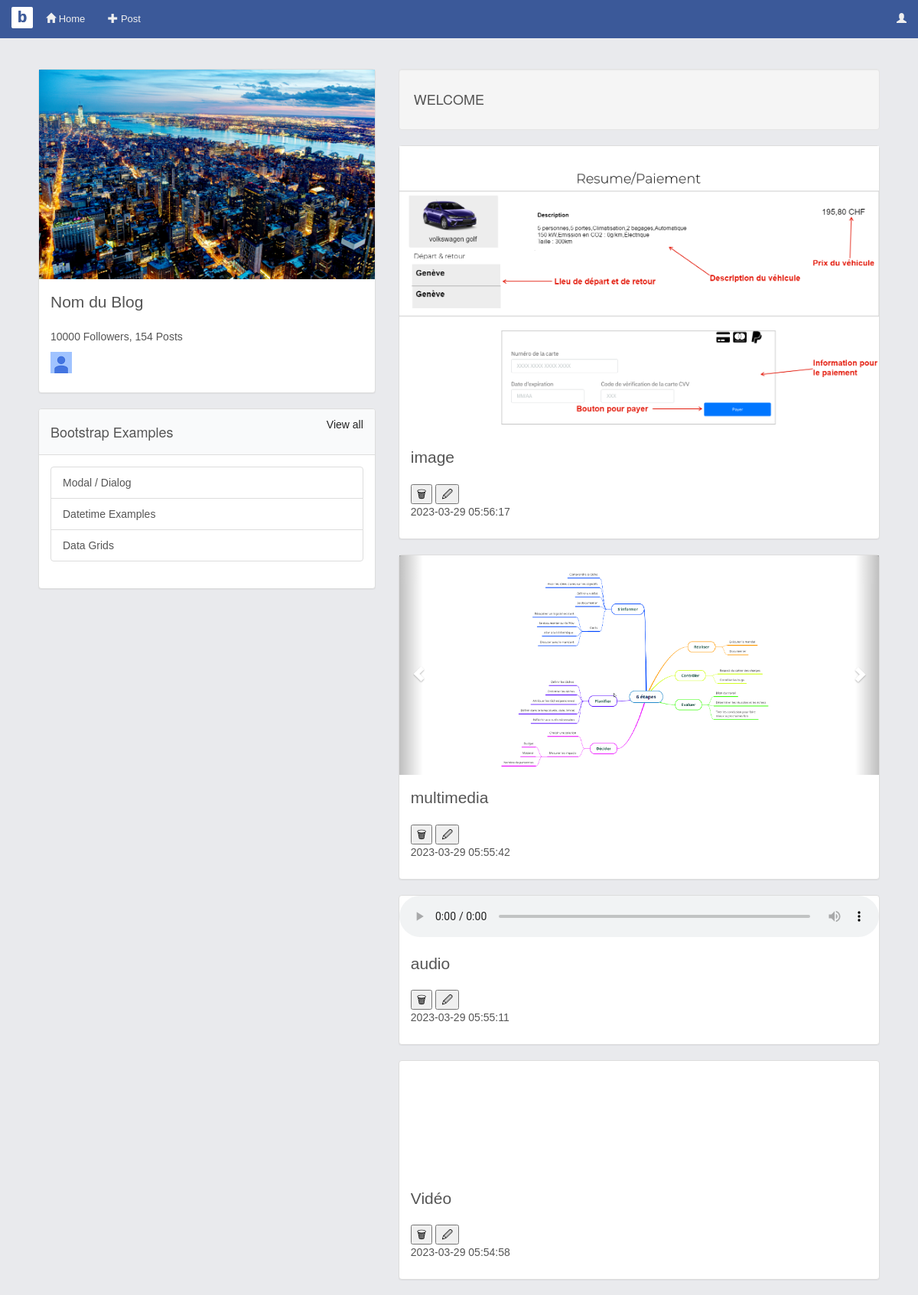
Page /Home.php on the committed database.
### tables this page shows
CREATE TABLE `POST` (
  `idPost` int(11) NOT NULL,
  `commentaire` text NOT NULL,
  `creationDate` timestamp NOT NULL DEFAULT current_timestamp(),
  `modificationDate` timestamp NOT NULL DEFAULT current_timestamp() ON UPDATE current_timestamp()
);

CREATE TABLE `MEDIA` (
  `idMedia` int(11) NOT NULL,
  `typeMedia` text NOT NULL,
  `nomMedia` text NOT NULL,
  `creationDate` timestamp NOT NULL DEFAULT current_timestamp() ON UPDATE current_timestamp(),
  `idPost` int(11) NOT NULL
);

### BDD.php (called while the page is built, shortened)
<?php
function getConnexion()
{
    static $myDb = null;
    if ($myDb === null) {
        try {
            $myDb = new PDO("mysql:host=" . DB_HOST . ";dbname=" . DB_NAME . ";charset=utf8", DB_USER, DB_PASSWORD);
            $myDb->setAttribute(PDO::ATTR_ERRMODE, PDO::ERRMODE_EXCEPTION);
            $myDb->setAttribute(PDO::ATTR_EMULATE_PREPARES, false);
        } catch (PDOException $e) {
            die("Erreur :" . $e->getMessage());
        }
    }
    return $myDb;
}
function SelectPost()
{
    $myDb = getConnexion();
    $sql = $myDb->prepare("SELECT POST.commentaire,POST.creationDate,POST.idPost from POST ORDER BY POST.creationDate DESC");
    $sql->execute();
    return $sql->fetchAll(PDO::FETCH_ASSOC);
}
function GetNumberOfMediaForAPost($idPost)
{
    $myDb = getConnexion();
    $sql = $myDb->prepare("SELECT COUNT(idMedia) FROM MEDIA,POST WHERE MEDIA.idPost=POST.idPost AND POST.idPost=? ");
    $sql->execute([$idPost]);
    return $sql->fetch(PDO::FETCH_NUM)[0];
}
function SelectMedia($idPost)
{
    $myDb = getConnexion();
    $sql = $myDb->prepare("SELECT MEDIA.idMedia,MEDIA.nomMedia,MEDIA.typeMedia,POST.idPost FROM MEDIA,POST WHERE MEDIA.idPost=POST.idPost AND POST.idPost=? ");
    $sql->execute([$idPost]);
    return $sql->fetchAll(PDO::FETCH_ASSOC);
}

### Home.php (the view, shortened to what this page needs)
<?php
require "./BDD.php";
$post = SelectPost();
$path = "./images/";
?>
<!DOCTYPE html>
<html lang="fr">
<head>
	<link href="assets/css/bootstrap.css" rel="stylesheet">
	<link href="assets/css/facebook.css" rel="stylesheet">
	<link href="//netdna.bootstrapcdn.com/font-awesome/3.2.1/css/font-awesome.css" rel="stylesheet">
	<link rel="stylesheet" href="https://cdnjs.cloudflare.com/ajax/libs/font-awesome/4.7.0/css/font-awesome.min.css">
</head>
<body>
	<div class="wrapper">
		<div class="box">
			<div class="row row-offcanvas row-offcanvas-left">
				<div class="column col-sm-10 col-xs-11" id="main" style="width: 100%;">
					<div class="navbar navbar-blue navbar-static-top">
						<div class="navbar-header">
							<a href="#" class="navbar-brand logo">b</a>
						</div>
						<nav class="collapse navbar-collapse" role="navigation">
							<ul class="nav navbar-nav">
								<li>
									<a href="#"><i class="glyphicon glyphicon-home"></i> Home</a>
								</li>
								<li>
									<a href="./Post.php" role="button" data-toggle="modal"><i class="glyphicon glyphicon-plus"></i> Post</a>
								</li>
							</ul>
							<ul class="nav navbar-nav navbar-right">
								<li class="dropdown">
									<a href="#" class="dropdown-toggle" data-toggle="dropdown"><i class="glyphicon glyphicon-user"></i></a>
								</li>
							</ul>
						</nav>
					</div>
					<div class="padding">
						<div class="full col-sm-9">
							<div class="row">
								<div class="col-sm-5">
									<div class="panel panel-default">
										<div class="panel-thumbnail"><img src="assets/img/profil.jpg" class="img-responsive"></div>
										<div class="panel-body">
											<p class="lead">Nom du Blog</p>
											<p>10000 Followers, 154 Posts</p>
											<p>
												<img src="assets/img/uFp_tsTJboUY7kue5XAsGAs28.png" height="28px" width="28px">
											</p>
										</div>
									</div>
									<div class="panel panel-default">
										<div class="panel-heading"><a href="#" class="pull-right">View all</a>
											<h4>Bootstrap Examples</h4>
										</div>
										<div class="panel-body">
											<div class="list-group">
												<a href="#" class="list-group-item">Modal / Dialog</a>
												<a href="#" class="list-group-item">Datetime Examples</a>
												<a href="#" class="list-group-item">Data Grids</a>
											</div>
										</div>
									</div>
								</div>
								<div class="col-sm-7">
									<div class="well">
										<form class="form">
											<h4>WELCOME</h4>
										</form>
									</div>
									<?php foreach ($post as $key => $value) {
										$arrayMedia = SelectMedia($value['idPost']);
										$numberOfMediaForAPost = GetNumberOfMediaForAPost($value['idPost']);
									?> <div class="panel panel-default">
											<?php if ($numberOfMediaForAPost >= 2) { ?>
												<div id="carousel<?= $value['idPost'] ?>" class="carousel slide" data-ride="carousel" style="padding:0 100px">
													<div class="carousel-inner" role="listbox">
														<?php
														$isFirst = true;
														foreach ($arrayMedia as $media) {
														?>
															<div class="item <?= $isFirst ? 'active' : '' ?> ">
																<?php if (explode("/", $media['typeMedia'])[0] == "video") { ?>
																	<video class="img-responsive" autoplay loop>
																		<source src="<?= $path . $media['nomMedia'] ?>">
																	</video>
																<?php } elseif (explode("/", $media['typeMedia'])[0] == "audio") { ?>
																	<audio controls style="width:100%">
																		<source src="<?= $path . $media['nomMedia'] ?>">
																	</audio>
																<?php } else { ?>
																	<img src="<?= $path . $media['nomMedia'] ?>" alt="... " class="img-responsive">
																<?php } ?>
															</div>
														<?php
															$isFirst = false;
														}
														?>
													</div>
													<a class="left carousel-control" href="#carousel<?= $value['idPost'] ?>" role="button" data-slide="prev">
														<span class="glyphicon glyphicon-chevron-left" aria-hidden="true"></span>
													</a>
													<a class="right carousel-control" href="#carousel<?= $value['idPost'] ?>" role="button" data-slide="next">
														<span class="glyphicon glyphicon-chevron-right" aria-hidden="true"></span>
													</a>
												</div>
											<?php } elseif ($numberOfMediaForAPost == 1) {
											?>
												<div class="panel-thumbnail">
													<?php if (explode("/", $arrayMedia[0]['typeMedia'])[0] == "video") { ?>
														<video class="img-responsive" autoplay loop>
															<source src="<?= $path . $arrayMedia[0]['nomMedia'] ?>">
														</video>
													<?php } elseif (explode("/", $arrayMedia[0]['typeMedia'])[0] == "audio") { ?>
														<audio controls style="width:100%">
															<source src="<?= $path . $arrayMedia[0]['nomMedia'] ?>">
														</audio>
													<?php } else { ?>
														<img src="<?= $path . $arrayMedia[0]['nomMedia'] ?>" class="img-responsive">
													<?php } ?>
												</div>
											<?php
											} ?>
											<div class="panel-body">
												<p class="lead"><?= $value['commentaire']; ?> </p>
												<form method="POST">
													<input type="submit" name="delete" value="&#x1F5D1;">
													<input type="submit" name="edition" value="&#128393;">
													<p><?= $value['creationDate'] ?></p>
												</form>
											</div>
										</div>
									<?php } ?>
								</div>
							</div>
						</div>
					</div>
				</div>
			</div>
		</div>
	</div>
</body>
</html>

### assets/css/facebook.css (style rules this page uses)
html, body { height: 100%; font-family:verdana,arial,sans-serif; color:#555555; }
.nav { font-family:Arial,sans-serif; font-size:13px; }
a { color:#222222; }
.wrapper, .row { height: 100%; margin-left:0; margin-right:0; }
.wrapper:before, .wrapper:after, .column:before, .column:after { content: ""; display: table; }
.wrapper:after, .column:after { clear: both; }
.column { height: 100%; overflow: auto; *zoom:1; }
.column .padding { padding: 20px; }
.full { padding-top:70px; }
.box { bottom: 0; left: 0; position: absolute; right: 0; top: 0; background-color:#444444; }
.navbar-blue { border-width:0; background-color:#3B5999; color:#ffffff; font-family:arial,sans-serif; top:0; position:fixed; width:inherit; }
.navbar-blue li > a,.navbar-toggle { color:#efefef; }
#main { background-color:#e9eaed; padding-left:0; padding-right:0; }
.logo { display:block; padding:3px; background-color:#fff; color:#3B5999; height:28px; width:28px; margin:9px; margin-right:2px; margin-left:15px; font-size:20px; font-weight:700; text-align:center; text-decoration:none; text-shadow:0 0 1px; border-radius:2px; }
.panel-default .panel-heading { background-color:#f9fafb; color:#555555; }
.col-sm-9.full { width: 100%; }

### rows in the picture
post: media.nomMedia (picture), commentaire "image", creationDate "2023-03-29 05:56:17"
post: commentaire "multimedia", creationDate "2023-03-29 05:55:42"
media: nomMedia (picture)
post: commentaire "audio", creationDate "2023-03-29 05:55:11"
post: commentaire "Vidéo", creationDate "2023-03-29 05:54:58"
